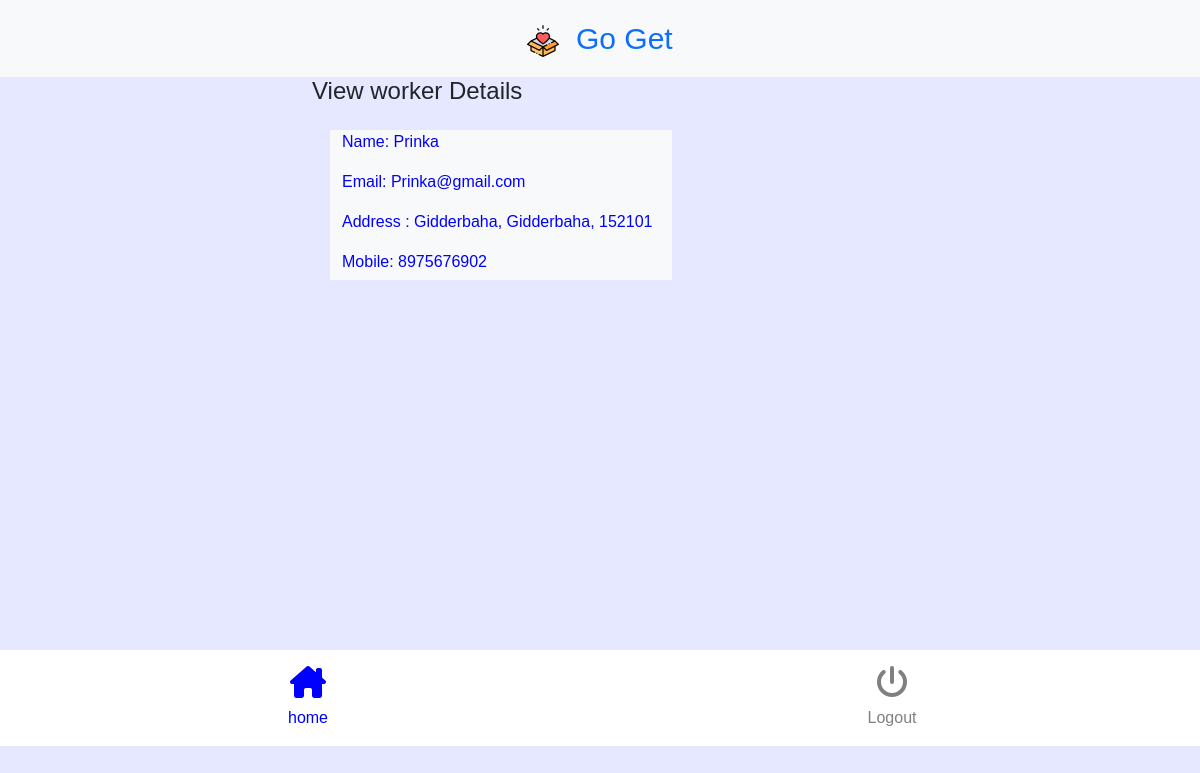
/donar_myprofile.php (signed in), run on the app's committed database.
### tables this page shows
CREATE TABLE `donar` (
  `id` int(11) NOT NULL,
  `name` varchar(100) NOT NULL,
  `email` varchar(100) NOT NULL,
  `password` varchar(50) NOT NULL,
  `mobile` text NOT NULL,
  `city` varchar(100) NOT NULL,
  `address` varchar(100) NOT NULL,
  `pincode` text NOT NULL,
  `curdate` date NOT NULL
);

### donar_myprofile.php (the view, shortened to what this page needs)
<?php
include "connection.php";
$query=mysqli_query($con,"select * from donar where email='".$_SESSION['donaremail']."'");
$row=mysqli_fetch_array($query);
?>
<html>
    <head>
        <link rel="stylesheet" href="css/bootstrap.min.css"/>
        <link rel="stylesheet" href="css/bootstrap-grid.min.css"/>
        <link rel="stylesheet" href="homestyle.css" />
        <link rel="stylesheet" href="https://cdnjs.cloudflare.com/ajax/libs/font-awesome/6.5.2/css/all.min.css" />
    </head>
    <body id="body2">
        <div class="container-fluid">
            <div class="row text-center justify-content-center bg-light p-3">
                <div class="col-lg-6 column1">
                <a href="donar_home.php">  <img src="images/logo-small.jpg" />&nbsp;&nbsp;</a><a href="donar_home.php">Go Get</a>
                </div>
            </div>
            <div class="row justify-content-center">
                <div class="col-lg-6" >
                    <h4>View worker Details</h4>
                </div>
            </div>
            <div class="container">
                <div class="row mt-3 item5">
                    <div class="col-lg-4 bg-light item4  ">
                        <p>Name: <?php echo $row['name']?></p>
                        <p>Email: <?php echo $row['email']?></p>
                        <p>Address :   <?php echo $row['city']?>, <?php echo $row['address']?>, <?php echo $row['pincode']?></p>
                        <p>Mobile: <?php echo $row['mobile']?></p>
                    </div>
                </div>
            </div>
            <div class="row bg-white p-3 mt-5 ">
                <div class="col-lg-6 text-center ">
                <a href="donar_home.php"> <h2> <i class="fa-solid fa-house-chimney" id="i2"></i></h2></a>
                  <a href="donar_home.php" id="tall2">home</a>
                </div>
                <div class="col-lg-6 text-center">
                <a href="index.php">    <h2><i class="fa-solid fa-power-off" id="i3"></i></h2></a>
                    <a href="index.php" id="tall3">Logout</a>
                </div>
            </div>
        </div>
    </body>
</html>

### homestyle.css (style rules this page uses)
body { font-family: "Montserrat", sans-serif; font-optical-sizing: auto; font-weight: weight; font-style: normal; }
.column1 { color:blue; }
.column1 a { text-decoration: none; font-size:30px; }
#body2 { background-color: #e5e8ff; }
#i2 { color:blue; }
#tall2 { text-decoration: none; color:blue; }
#tall3 { color:grey; text-decoration: none; }
#i3 { color:grey; }
.item4 { width:30%; height:150px; margin-left: 300px; color:blue; }
.item5 { margin-bottom: 370px; }
* { margin: 0; padding: 0; box-sizing: border-box; }
:root { --progress-bar-width: 200px; --progress-bar-height: 200px; --font-size: 2rem; }

### data on the page
donar: name "Prinka", email "Prinka@gmail.com", city "Gidderbaha", address "Gidderbaha", pincode "152101", mobile "8975676902"
